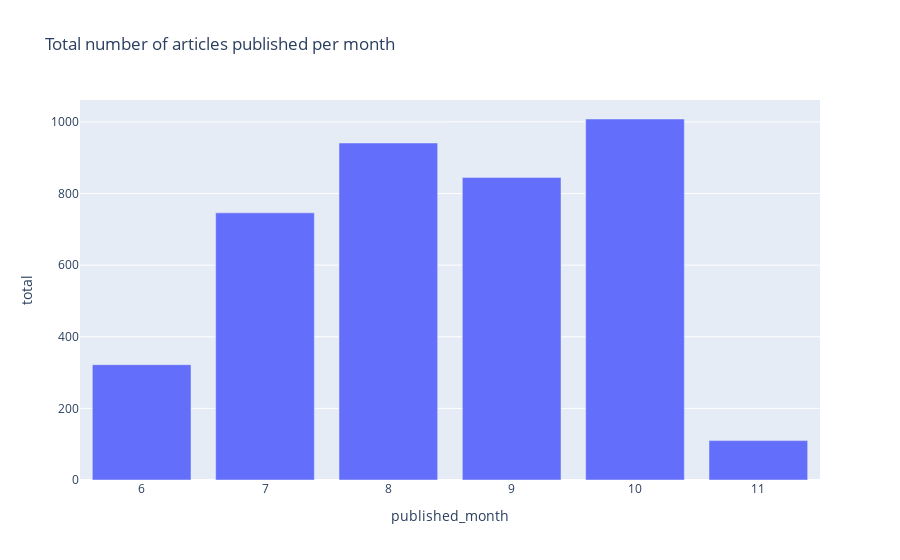

The notebook cell this image was saved under:
### Markdown cell above
### Total Monthly Articles <a class="anchor" id="total_monthly_articles"></a>

### Code cell
## calculating average number of articles per day. 
average_monthly_articles = pd.DataFrame({"total": daily_numbers.groupby("published_month")["count"].sum()}).reset_index()
fig = px.bar(average_monthly_articles, x='published_month', y='total', title='Total number of articles published per month');
fig.show()

### Figure 1 — Plotly figure (JSON) as saved in the notebook; plotly's stock layout.template omitted (floating-point values rounded to 4 significant figures)
{"data": [{"alignmentgroup": "True", "hovertemplate": "published_month=%{x}<br>total=%{y}<extra></extra>", "legendgroup": "", "marker": {"color": "#636efa", "pattern": {"shape": ""}}, "name": "", "offsetgroup": "", "orientation": "v", "showlegend": false, "textposition": "auto", "type": "bar", "x": [6, 7, 8, 9, 10, 11], "xaxis": "x", "y": [322, 746, 941, 845, 1008, 110], "yaxis": "y"}], "layout": {"barmode": "relative", "legend": {"tracegroupgap": 0}, "title": {"text": "Total number of articles published per month"}, "xaxis": {"anchor": "y", "domain": [0, 1], "title": {"text": "published_month"}}, "yaxis": {"anchor": "x", "domain": [0, 1], "title": {"text": "total"}}}}
